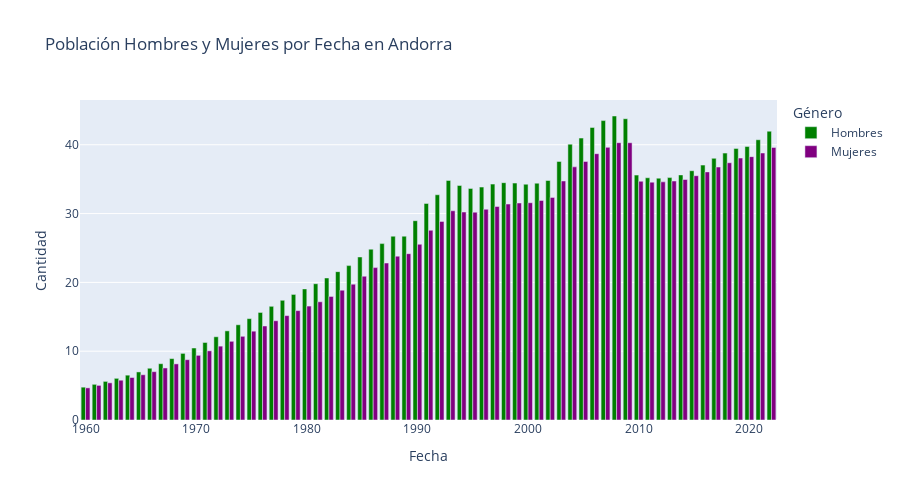

Write notebook code for a chart like this one.
### Code cell
import plotly.express as px

# Crear el gráfico de barras apiladas con barmode='group'
fig_bar = px.bar(dataframe, x='Fecha', y=['Hombres', 'Mujeres'],
                 color_discrete_sequence=['green', 'purple'],
                 title='Población Hombres y Mujeres por Fecha en Andorra',
                 labels={'value': 'Cantidad', 'variable': 'Género'},
                 height=500,
                 barmode='group')  # Utiliza 'group' para barras al lado de la otra

# Mostrar el gráfico
fig_bar.show()

### Figure 1 — Plotly figure (JSON) as saved in the notebook; plotly's stock layout.template omitted (floating-point values rounded to 4 significant figures)
{"data": [{"alignmentgroup": "True", "hovertemplate": "Género=Hombres<br>Fecha=%{x}<br>Cantidad=%{y}<extra></extra>", "legendgroup": "Hombres", "marker": {"color": "green", "pattern": {"shape": ""}}, "name": "Hombres", "offsetgroup": "Hombres", "orientation": "v", "showlegend": true, "textposition": "auto", "type": "bar", "x": [2022, 2021, 2020, 2019, 2018, 2017, 2016, 2015, 2014, 2013, 2012, 2011, 2010, 2009, 2008, 2007, 2006, 2005, 2004, 2003, 2002, 2001, 2000, 1999, 1998, 1997, 1996, 1995, 1994, 1993, 1992, 1991, 1990, 1989, 1988, 1987, 1986, 1985, 1984, 1983, 1982, 1981, 1980, 1979, 1978, 1977, 1976, 1975, 1974, 1973, 1972, 1971, 1970, 1969, 1968, 1967, 1966, 1965, 1964, 1963, 1962, 1961, 1960], "xaxis": "x", "y": [41.98, 40.73, 39.74, 39.47, 38.79, 38.03, 37.05, 36.23, 35.62, 35.23, 35.15, 35.2, 35.59, 43.79, 44.18, 43.52, 42.52, 40.97, 40.09, 37.58, 34.8, 34.42, 34.27, 34.43, 34.49, 34.28, 33.85, 33.66, 34.08, 34.82, 32.73, 31.48, 28.96, 26.72, 26.71, 25.64, 24.83, 23.7, 22.44, 21.56, 20.64, 19.8, 19.05, 18.25, 17.4, 16.52, 15.63, 14.73, 13.84, 12.96, 12.1, 11.27, 10.46, 9.682, 8.924, 8.182, 7.521, 6.986, 6.516, 6.056, 5.612, 5.186, 4.773], "yaxis": "y"}, {"alignmentgroup": "True", "hovertemplate": "Género=Mujeres<br>Fecha=%{x}<br>Cantidad=%{y}<extra></extra>", "legendgroup": "Mujeres", "marker": {"color": "purple", "pattern": {"shape": ""}}, "name": "Mujeres", "offsetgroup": "Mujeres", "orientation": "v", "showlegend": true, "textposition": "auto", "type": "bar", "x": [2022, 2021, 2020, 2019, 2018, 2017, 2016, 2015, 2014, 2013, 2012, 2011, 2010, 2009, 2008, 2007, 2006, 2005, 2004, 2003, 2002, 2001, 2000, 1999, 1998, 1997, 1996, 1995, 1994, 1993, 1992, 1991, 1990, 1989, 1988, 1987, 1986, 1985, 1984, 1983, 1982, 1981, 1980, 1979, 1978, 1977, 1976, 1975, 1974, 1973, 1972, 1971, 1970, 1969, 1968, 1967, 1966, 1965, 1964, 1963, 1962, 1961, 1960], "xaxis": "x", "y": [39.61, 38.8, 38.27, 38.07, 37.39, 36.76, 36.06, 35.5, 34.95, 34.73, 34.61, 34.57, 34.7, 40.3, 40.3, 39.62, 38.7, 37.58, 36.79, 34.74, 32.35, 31.91, 31.58, 31.54, 31.38, 31.02, 30.63, 30.2, 30.23, 30.41, 28.86, 27.57, 25.54, 24.17, 23.81, 22.81, 22.15, 20.9, 19.74, 18.87, 17.96, 17.18, 16.56, 15.89, 15.17, 14.42, 13.66, 12.91, 12.16, 11.44, 10.73, 10.06, 9.398, 8.767, 8.156, 7.563, 7.026, 6.577, 6.175, 5.783, 5.402, 5.03, 4.67], "yaxis": "y"}], "layout": {"barmode": "group", "height": 500, "legend": {"title": {"text": "Género"}, "tracegroupgap": 0}, "title": {"text": "Población Hombres y Mujeres por Fecha en Andorra"}, "xaxis": {"anchor": "y", "domain": [0, 1], "title": {"text": "Fecha"}}, "yaxis": {"anchor": "x", "domain": [0, 1], "title": {"text": "Cantidad"}}}}
